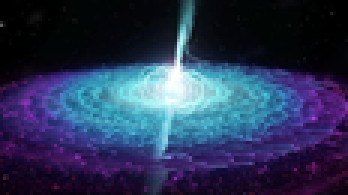
#> input picture spaceBot/sortedImage.png, 116 x 65 px, shrunk from 960 x 540 before the run (shown 3 times larger)
$ python pixelsort.py sortedImage.png --int_file 8Z0QB.png   (older library calls are emulated)
#> lines starting #> are read from the running program, lines starting #| are printed output that depends on the picture
### spaceBot/interval.py
try:
    import Image
    import ImageFilter
except ImportError:
    from PIL import Image, ImageFilter
import random as rand
import constants
import util


# [40 lines left out: function edge, not called in this run]


def threshold(pixels, args):
    intervals = []

    print("Defining intervals...")
    for y in range(len(pixels)):
        intervals.append([])
        for x in range(len(pixels[0])):
            if util.lightness(pixels[y][x]) < args.bottom_threshold or util.lightness(pixels[y][x]) > args.upper_threshold:
                intervals[y].append(x)
        intervals[y].append(len(pixels[0]))
    return intervals


# [113 lines left out: functions random, waves, file_mask, file_edges, none, not called in this run]

### spaceBot/sorter.py
import random


def sort_image(pixels, intervals, args):
    sorted_pixels = []
    for y in range(len(pixels)):
        row = []
        x_min = 0
        for x_max in intervals[y]:
            interval = []
            for x in range(x_min, x_max):
                interval.append(pixels[y][x])
            if random.randint(0, 100) >= args.randomness:
                row += sort_interval(interval, args.sorting_function)
            else:
                row += interval
            x_min = x_max
        row.append(pixels[y][0])
        sorted_pixels.append(row)
    return sorted_pixels


def sort_interval(interval, sorting_function):
    return [] if interval == [] else sorted(interval, key=sorting_function)

### spaceBot/argparams.py
import argparse
import util
import interval
import sorting


def read_output_image_path():
    return __args.output if __args.output else util.id_generator() + ".png"


def read_interval_function():
    try:
        return {
            "random": interval.random,
            "threshold": interval.threshold,
            "edges": interval.edge,
            "waves": interval.waves,
            "file": interval.file_mask,
            "file-edges": interval.file_edges,
            "none": interval.none}[__args.int_function]
    except KeyError:
        print("[WARNING] Invalid interval function specified, defaulting to 'threshold'.")
        return interval.threshold


def read_sorting_function():
    try:
        return {
            "lightness": sorting.lightness,
            "hue": sorting.hue,
            "intensity": sorting.intensity,
            "maximum": sorting.maximum,
            "minimum": sorting.minimum
            }[__args.sorting_function]
    except KeyError:
        print("[WARNING] Invalid sorting function specified, defaulting to 'lightness'.")
        return sorting.lightness


p = argparse.ArgumentParser(description="pixel mangle an image")
p.add_argument("image", help="input image file")
p.add_argument("-o", "--output", help="output image file, defaults to a randomly generated string")
p.add_argument("-i", "--int_function", help="random, threshold, edges, waves, file, file-edges, none", default="threshold")
p.add_argument("-f", "--int_file", help="Image used for defining intervals", default="in.png")
p.add_argument("-t", "--threshold", type=float, help="Pixels darker than this are not sorted, between 0 and 1", default=0.25)
p.add_argument("-u", "--upper_threshold", type=float, help="Pixels darker than this are not sorted, between 0 and 1", default=0.8)
p.add_argument("-c", "--clength", type=int, help="Characteristic length of random intervals", default=50)
p.add_argument("-a", "--angle", type=float, help="Rotate the image by an angle (in degrees) before sorting", default=0)
p.add_argument("-r", "--randomness", type=float, help="What percentage of intervals are NOT sorted", default=0)
p.add_argument("-s", "--sorting_function", help="lightness, intensity, hue, maximum, minimum", default="lightness")
__args = p.parse_args()

image_input_path = __args.image
output_image_path = read_output_image_path()
interval_function = read_interval_function()
interval_file_path = __args.int_file
bottom_threshold = __args.threshold
upper_threshold = __args.upper_threshold
clength = __args.clength
angle = __args.angle
randomness = __args.randomness
sorting_function = read_sorting_function()

print("Interval function: ", __args.int_function)
if __args.int_function in ["threshold", "edges", "file-edges"]:
    print("Lower threshold: ", __args.threshold)
if __args.int_function == "threshold":
    print("Upper threshold: ", __args.upper_threshold)
if __args.int_function in ["random", "waves"]:
    print("Characteristic length: ", __args.clength)
print("Randomness: ", __args.randomness, "%")

### spaceBot/util.py
import random
import string
from colorsys import rgb_to_hsv


def id_generator(size=5, chars=string.ascii_lowercase + string.ascii_uppercase + string.digits):
    return ''.join(random.choice(chars) for _ in range(size))


def lightness(pixel):
    return rgb_to_hsv(pixel[0], pixel[1], pixel[2])[2] / 255.0  # For backwards compatibility with python2


def hue(pixel):
    return rgb_to_hsv(pixel[0], pixel[1], pixel[2])[0] / 255.0


# [23 lines left out: functions random_width, crop_to, not called in this run]

### spaceBot/sorting.py
import util


def lightness(pixel):
    return util.lightness(pixel)


def intensity(pixel):
    return pixel[0] + pixel[1] + pixel[2]


def hue(pixel):
    return util.hue(pixel)


def maximum(pixel):
    return max(pixel[0], pixel[1], pixel[2])


def minimum(pixel):
    return min(pixel[0], pixel[1], pixel[2])

### spaceBot/pixelsort.py
try:
    import Image
except ImportError:
    from PIL import Image
import sorter
import argparams
import util


def main():
    print("Opening image...")
    input_img = Image.open(argparams.image_input_path)
#> input_img is the input picture: PIL image 116x65 RGBA; mean R, G, B, A 42.7, 53, 84.9, 255

    print("Converting to RGBA...")
    input_img.convert('RGBA')

    print("Rotating image...")
    input_img = input_img.rotate(argparams.angle, expand=True)

    print("Getting data...")
    data = input_img.load()

    print("Getting pixels...")
    pixels = []
    for y in range(input_img.size[1]):
        pixels.append([])
        for x in range(input_img.size[0]):
            pixels[y].append(data[x, y])
#> after the loop, pixels = 65 items

    print("Determining intervals...")
    intervals = argparams.interval_function(pixels, argparams)
#> the loop in threshold, `for y in range(len(pixels)):` made 65 passes
#> intervals = 65 items

    print("Sorting pixels...")
    sorted_pixels = sorter.sort_image(pixels, intervals, argparams)
#> the loop in sort_image, `for y in range(len(pixels)):` made 65 passes
#> sorted_pixels = 65 items

    print("Placing pixels in output image...")
    output_img = Image.new('RGBA', input_img.size)
#> output_img: PIL image 116x65 RGBA; every value is 0
    for y in range(output_img.size[1]):
        for x in range(output_img.size[0]):
            output_img.putpixel((x, y), sorted_pixels[y][x])
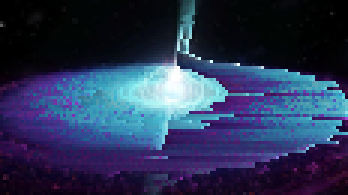
#> output_img: PIL image 116x65 RGBA (shown 3 times larger); mean R, G, B, A 42.7, 53, 84.9, 255

    if argparams.angle != 0:
        print("Rotating output image back to original orientation...")
        output_img = output_img.rotate(-argparams.angle, expand=True)

        print("Crop image to apropriate size...")
        output_img = util.crop_to(output_img, Image.open(argparams.image_input_path))

    print("Saving image...")
    output_img.save(argparams.output_image_path)

    print("Done!", argparams.output_image_path)


if __name__ == "__main__":
    main()

$ run again, on spaceBot/Bw4VA.png
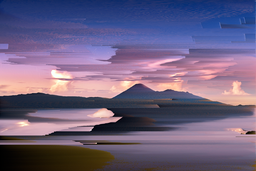
#> input picture spaceBot/Bw4VA.png, 256 x 171 px, shrunk from 2120 x 1414 before the run
#> in main, input_img is the input picture: PIL image 256x171 RGBA; mean R, G, B, A 110.3, 97.4, 127.7, 255
#> after the loop in main, `for y in range(input_img.size[1]):`: pixels = 171 items
#> after the loop in threshold, `for y in range(len(pixels)):`: intervals = 171 items, first 6: [256], [256], [256], [256], [256], [256]
#> after the loop in sort_image, `for y in range(len(pixels)):`: sorted_pixels = 171 items
#> after the loop in main, `for y in range(output_img.size[1]):`:
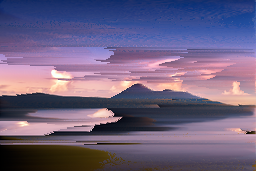
#> output_img: PIL image 256x171 RGBA; mean R, G, B, A 110.3, 97.4, 127.7, 255

$ run again, on spaceBot/File (Joe-PC's conflicted copy 2017-11-01).png
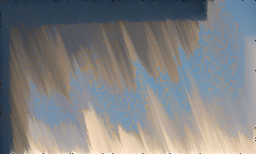
#> input picture spaceBot/File (Joe-PC's conflicted copy 2017-11-01).png, 256 x 154 px, shrunk from 300 x 180 before the run
#> in main, input_img is the input picture: PIL image 256x154 RGBA; mean R, G, B, A 126.9, 127.9, 129.4, 255
#> after the loop in main, `for y in range(input_img.size[1]):`: pixels = 154 items
#> after the loop in main, `for y in range(output_img.size[1]):`:
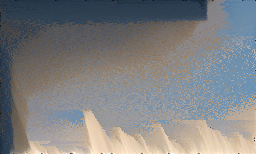
#> output_img: PIL image 256x154 RGBA; mean R, G, B, A 126.9, 127.9, 129.4, 255

$ run again, on spaceBot/File.png
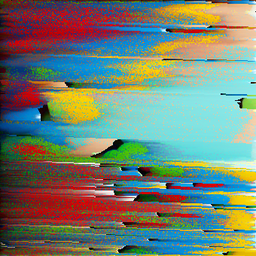
#> input picture spaceBot/File.png, 256 x 256 px, shrunk from 340 x 340 before the run
#> in main, input_img is the input picture: PIL image 256x256 RGBA; mean R, G, B, A 116.2, 129.3, 113.8, 255
#> after the loop in main, `for y in range(input_img.size[1]):`: pixels = 256 items
#> after the loop in main, `for y in range(output_img.size[1]):`:
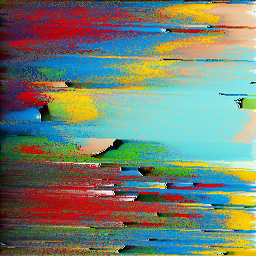
#> output_img: PIL image 256x256 RGBA; mean R, G, B, A 116.2, 129.3, 113.8, 255
